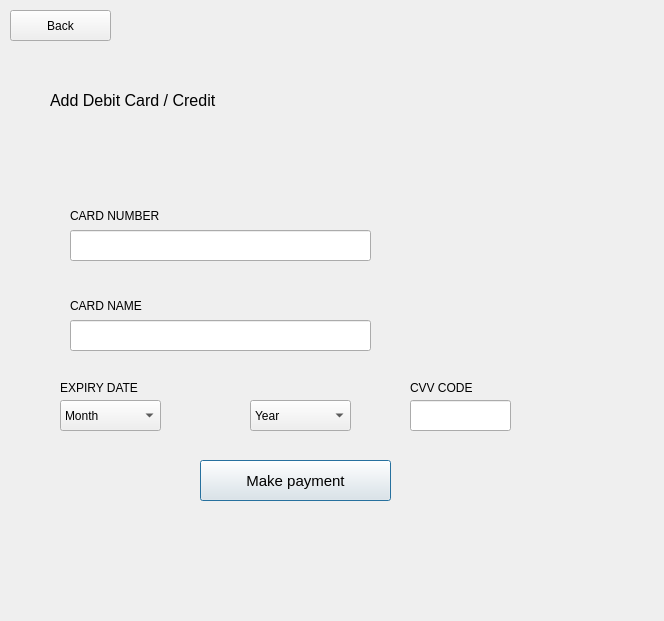
<?xml version="1.0" encoding="UTF-8"?>
<ui version="4.0">
 <class>VisaPayment</class>
 <widget class="QDialog" name="VisaPayment">
  <property name="geometry">
   <rect>
    <x>0</x>
    <y>0</y>
    <width>664</width>
    <height>621</height>
   </rect>
  </property>
  <property name="windowTitle">
   <string>Dialog</string>
  </property>
  <widget class="QComboBox" name="comboBox">
   <property name="geometry">
    <rect>
     <x>60</x>
     <y>400</y>
     <width>101</width>
     <height>31</height>
    </rect>
   </property>
   <property name="font">
    <font>
     <pointsize>9</pointsize>
    </font>
   </property>
   <item>
    <property name="text">
     <string>Month</string>
    </property>
   </item>
   <item>
    <property name="text">
     <string>January</string>
    </property>
   </item>
   <item>
    <property name="text">
     <string>February</string>
    </property>
   </item>
   <item>
    <property name="text">
     <string>March</string>
    </property>
   </item>
   <item>
    <property name="text">
     <string>April</string>
    </property>
   </item>
   <item>
    <property name="text">
     <string>May</string>
    </property>
   </item>
   <item>
    <property name="text">
     <string>June</string>
    </property>
   </item>
   <item>
    <property name="text">
     <string>July</string>
    </property>
   </item>
   <item>
    <property name="text">
     <string>August</string>
    </property>
   </item>
   <item>
    <property name="text">
     <string>Septemper</string>
    </property>
   </item>
   <item>
    <property name="text">
     <string>October</string>
    </property>
   </item>
   <item>
    <property name="text">
     <string>November</string>
    </property>
   </item>
   <item>
    <property name="text">
     <string>December</string>
    </property>
   </item>
  </widget>
  <widget class="QLineEdit" name="lineEdit_2">
   <property name="geometry">
    <rect>
     <x>70</x>
     <y>320</y>
     <width>301</width>
     <height>31</height>
    </rect>
   </property>
  </widget>
  <widget class="QLabel" name="label_5">
   <property name="geometry">
    <rect>
     <x>410</x>
     <y>380</y>
     <width>121</width>
     <height>16</height>
    </rect>
   </property>
   <property name="text">
    <string>CVV CODE</string>
   </property>
  </widget>
  <widget class="QLabel" name="label_2">
   <property name="geometry">
    <rect>
     <x>70</x>
     <y>200</y>
     <width>171</width>
     <height>31</height>
    </rect>
   </property>
   <property name="font">
    <font>
     <pointsize>9</pointsize>
    </font>
   </property>
   <property name="text">
    <string>CARD NUMBER</string>
   </property>
  </widget>
  <widget class="QLineEdit" name="lineEdit">
   <property name="geometry">
    <rect>
     <x>70</x>
     <y>230</y>
     <width>301</width>
     <height>31</height>
    </rect>
   </property>
  </widget>
  <widget class="QLineEdit" name="lineEdit_3">
   <property name="geometry">
    <rect>
     <x>410</x>
     <y>400</y>
     <width>101</width>
     <height>31</height>
    </rect>
   </property>
  </widget>
  <widget class="QComboBox" name="comboBox_2">
   <property name="geometry">
    <rect>
     <x>250</x>
     <y>400</y>
     <width>101</width>
     <height>31</height>
    </rect>
   </property>
   <property name="font">
    <font>
     <pointsize>9</pointsize>
    </font>
   </property>
   <item>
    <property name="text">
     <string>Year</string>
    </property>
   </item>
   <item>
    <property name="text">
     <string>1998</string>
    </property>
   </item>
   <item>
    <property name="text">
     <string>1999</string>
    </property>
   </item>
   <item>
    <property name="text">
     <string>2001</string>
    </property>
   </item>
   <item>
    <property name="text">
     <string>2002</string>
    </property>
   </item>
   <item>
    <property name="text">
     <string>2003</string>
    </property>
   </item>
   <item>
    <property name="text">
     <string>2004</string>
    </property>
   </item>
   <item>
    <property name="text">
     <string>2005</string>
    </property>
   </item>
   <item>
    <property name="text">
     <string>2006</string>
    </property>
   </item>
   <item>
    <property name="text">
     <string>2007</string>
    </property>
   </item>
   <item>
    <property name="text">
     <string>2008</string>
    </property>
   </item>
   <item>
    <property name="text">
     <string>2009</string>
    </property>
   </item>
   <item>
    <property name="text">
     <string>2010</string>
    </property>
   </item>
   <item>
    <property name="text">
     <string>2011</string>
    </property>
   </item>
   <item>
    <property name="text">
     <string>2012</string>
    </property>
   </item>
   <item>
    <property name="text">
     <string>2013</string>
    </property>
   </item>
   <item>
    <property name="text">
     <string>2014</string>
    </property>
   </item>
   <item>
    <property name="text">
     <string>2015</string>
    </property>
   </item>
   <item>
    <property name="text">
     <string>2016</string>
    </property>
   </item>
   <item>
    <property name="text">
     <string>2017</string>
    </property>
   </item>
   <item>
    <property name="text">
     <string>2018</string>
    </property>
   </item>
   <item>
    <property name="text">
     <string>2019</string>
    </property>
   </item>
   <item>
    <property name="text">
     <string>2020</string>
    </property>
   </item>
   <item>
    <property name="text">
     <string>2021</string>
    </property>
   </item>
   <item>
    <property name="text">
     <string>2022</string>
    </property>
   </item>
   <item>
    <property name="text">
     <string>2023</string>
    </property>
   </item>
   <item>
    <property name="text">
     <string>2024</string>
    </property>
   </item>
   <item>
    <property name="text">
     <string>2025</string>
    </property>
   </item>
   <item>
    <property name="text">
     <string>2026</string>
    </property>
   </item>
   <item>
    <property name="text">
     <string>2027</string>
    </property>
   </item>
   <item>
    <property name="text">
     <string>2028</string>
    </property>
   </item>
   <item>
    <property name="text">
     <string>2029</string>
    </property>
   </item>
   <item>
    <property name="text">
     <string>2030</string>
    </property>
   </item>
   <item>
    <property name="text">
     <string>2031</string>
    </property>
   </item>
   <item>
    <property name="text">
     <string>2032</string>
    </property>
   </item>
   <item>
    <property name="text">
     <string>2033</string>
    </property>
   </item>
   <item>
    <property name="text">
     <string>2034</string>
    </property>
   </item>
   <item>
    <property name="text">
     <string>2035</string>
    </property>
   </item>
   <item>
    <property name="text">
     <string>2036</string>
    </property>
   </item>
   <item>
    <property name="text">
     <string>2037</string>
    </property>
   </item>
   <item>
    <property name="text">
     <string>2038</string>
    </property>
   </item>
   <item>
    <property name="text">
     <string>2039</string>
    </property>
   </item>
   <item>
    <property name="text">
     <string>2040</string>
    </property>
   </item>
   <item>
    <property name="text">
     <string>2041</string>
    </property>
   </item>
   <item>
    <property name="text">
     <string>2042 </string>
    </property>
   </item>
   <item>
    <property name="text">
     <string>more</string>
    </property>
   </item>
  </widget>
  <widget class="QLabel" name="label">
   <property name="geometry">
    <rect>
     <x>50</x>
     <y>80</y>
     <width>561</width>
     <height>41</height>
    </rect>
   </property>
   <property name="font">
    <font>
     <pointsize>12</pointsize>
    </font>
   </property>
   <property name="text">
    <string>Add Debit Card / Credit</string>
   </property>
  </widget>
  <widget class="QLabel" name="label_3">
   <property name="geometry">
    <rect>
     <x>70</x>
     <y>290</y>
     <width>191</width>
     <height>31</height>
    </rect>
   </property>
   <property name="font">
    <font>
     <pointsize>9</pointsize>
    </font>
   </property>
   <property name="text">
    <string>CARD NAME</string>
   </property>
  </widget>
  <widget class="QPushButton" name="pushButton">
   <property name="geometry">
    <rect>
     <x>200</x>
     <y>460</y>
     <width>191</width>
     <height>41</height>
    </rect>
   </property>
   <property name="font">
    <font>
     <pointsize>11</pointsize>
    </font>
   </property>
   <property name="text">
    <string>Make payment</string>
   </property>
  </widget>
  <widget class="QLabel" name="label_4">
   <property name="geometry">
    <rect>
     <x>60</x>
     <y>380</y>
     <width>111</width>
     <height>16</height>
    </rect>
   </property>
   <property name="text">
    <string>EXPIRY DATE</string>
   </property>
  </widget>
  <widget class="QPushButton" name="pushButton_3">
   <property name="geometry">
    <rect>
     <x>10</x>
     <y>10</y>
     <width>101</width>
     <height>31</height>
    </rect>
   </property>
   <property name="font">
    <font>
     <pointsize>9</pointsize>
    </font>
   </property>
   <property name="text">
    <string>Back</string>
   </property>
  </widget>
 </widget>
 <resources/>
 <connections/>
</ui>
